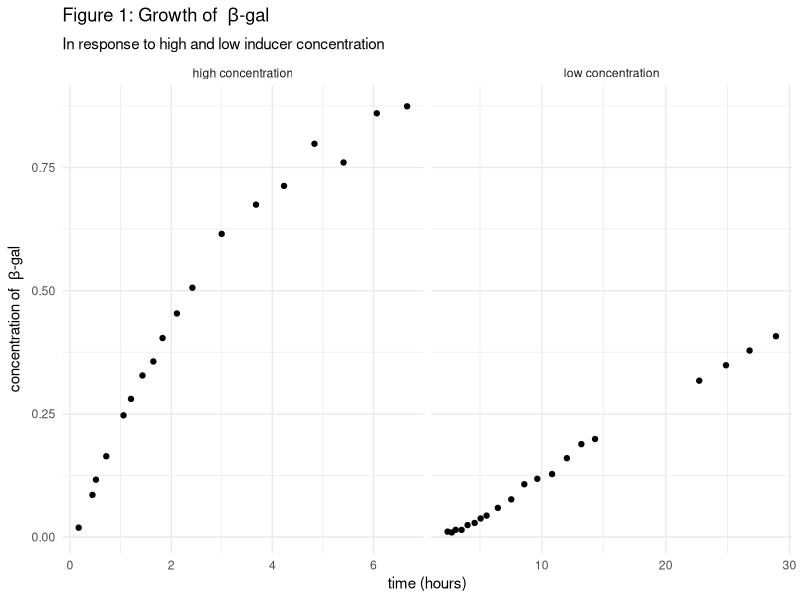
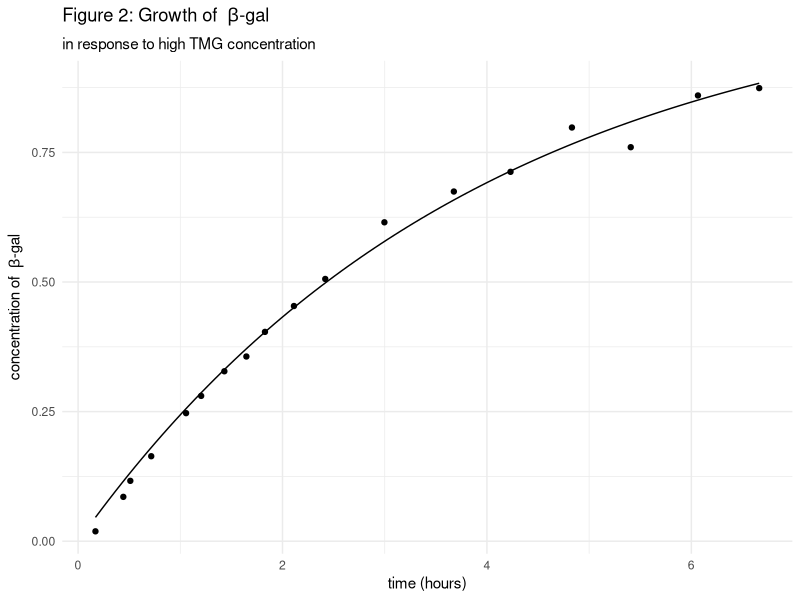
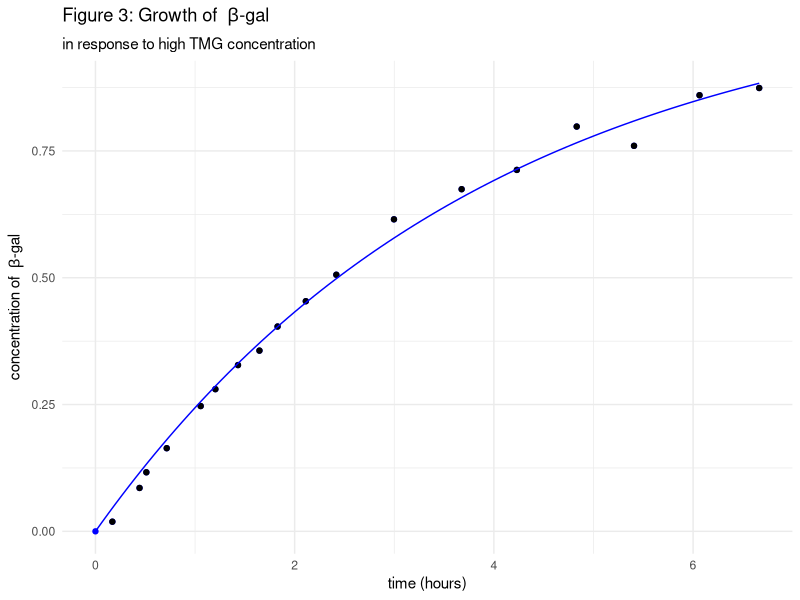
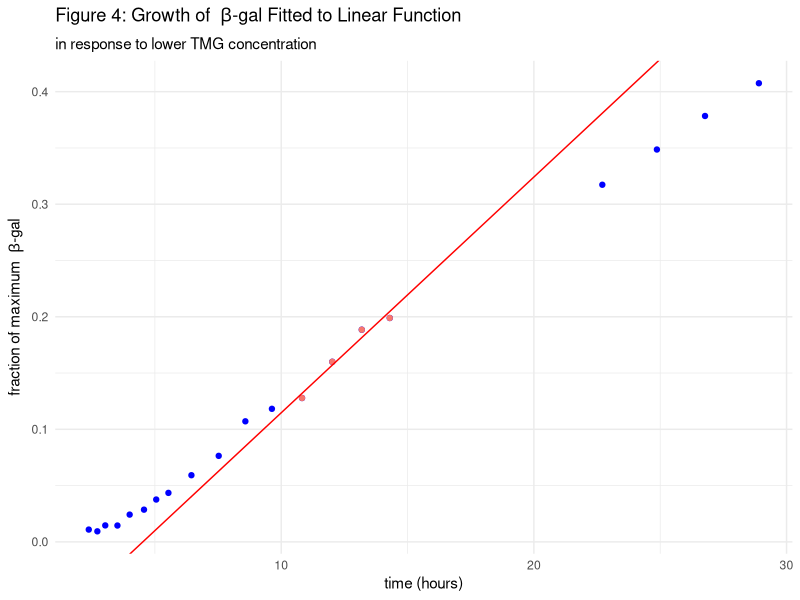
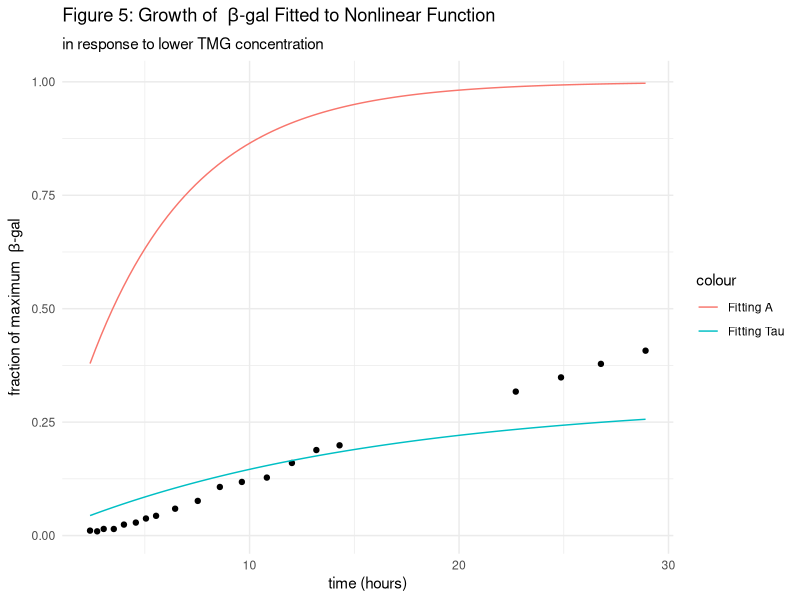
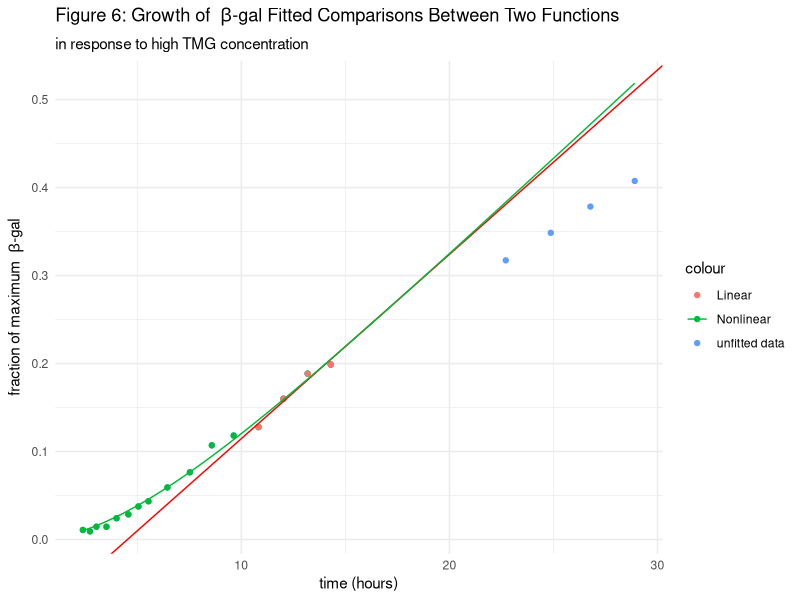

Recreate these plots in R, in order.
## ---- chunk 1
knitr::opts_chunk$set(echo = FALSE)
library(tidyverse)
library(glue)
library(knitr)
theme_set(theme_minimal())

## ---- chunk 2
#import A;
novick_a <- read.csv("data/g149novickA.csv", header = FALSE) 
novick_a <- novick_a %>%   
  # separate columns and add titles;
  separate_wider_delim(1, ",", names = c("t", "concentration")) %>%
  # render as number
  mutate_if(is.character, as.numeric)

#import B; 
novick_b <- read.csv("data/g149novickB.csv", header = FALSE) 
novick_b <- novick_b %>%   
  # separate columns and add titles;
  separate_wider_delim(1, ",", names = c("t", "concentration")) %>% 
  # render as number
  mutate_if(is.character, as.numeric) 
## ---- chunk 3

# combine both datasets
data_comb <- novick_a %>% 
  mutate(data = "high concentration") %>%
  rbind(mutate(novick_b, data = "low concentration"))
  

data_comb %>%
  ggplot(aes(x = t, y = concentration)) +
  labs(
    title = expression(paste("Figure 1: Growth of  ", beta, "-gal")), 
    subtitle = "In response to high and low inducer concentration",
    x = "time (hours)", 
    y = expression(paste("concentration of  ", beta, "-gal"))
  ) + geom_point() +
  facet_wrap(~data_comb$data, scales = "free_x")

## ---- chunk 4
#define function
growth_a <- function (t, ampl, tau) (ampl*(1- exp(-(t/tau))))
  
#fit function without (0,0)
a_q2_fn <- nls(novick_a$concentration ~ growth_a(t, ampl, tau), data = novick_a, start = list(ampl = 1.26, tau = 2.62))

# store coefficients
coef_a2 <- coef(a_q2_fn)
coef_a2_df <- data.frame(data = "dataset A", values = signif(coef_a2, 4))

# plot fitted curve over data
novick_a %>%
  ggplot(aes(x = t, y = concentration)) + 
  geom_point(data = novick_a) + 
  labs( 
    title = expression(paste("Figure 2: Growth of  ", beta, "-gal")), 
    subtitle = "in response to high TMG concentration", 
    x = "time (hours)", 
    y = expression(paste("concentration of  ", beta, "-gal"))
  )+
  stat_function(fun = growth_a, 
                args = c(ampl = coef_a2[[1]], 
                         tau = coef_a2[[2]]))
kable(coef_a2_df)
## ---- chunk 5

#fit data with (0,0)

# add (0,0) to data
a_q3_df <- novick_a %>%
  rbind(c(0,0))
# fit data again
a_q3_fit <- nls(a_q3_df$concentration ~ growth_a(t, ampl, tau), data = a_q3_df, start = list(ampl = 1.26, tau = 2.62))

coef_a3 <- coef(a_q3_fit)
coef_comp <- coef_a2 %>% 
  rbind (data.frame(data = "with (0,0)", values = signif(coef(a_q3_fit), 4))) 

# plot new fitted curve over data
a_q3_df %>%
  ggplot(aes(x = t, y = concentration)) + 
  geom_point(color = "blue")+
  geom_point(data = novick_a) + 
  labs( 
    title = expression(paste("Figure 3: Growth of  ", beta, "-gal")), 
    subtitle = "in response to high TMG concentration", 
    x = "time (hours)", 
    y = expression(paste("concentration of  ", beta, "-gal"))
  )+
  stat_function(color = "blue", 
                fun = growth_a, 
                args = c(ampl = coef_a3[[1]], 
                         tau = coef_a3[[2]]))
kable(coef_comp)
print(summary(a_q3_fit))

## predict and calculate MSE for model
a_q3_pred <- predict(a_q3_fit, newdata = data.frame(t = a_q3_df$t))
a_q3_mse <- mean((a_q3_df$concentration - a_q3_pred)^2)

## ---- chunk 6
# get data for 10<=t<=15
b_q2 <- novick_b %>% 
  filter(t >= 10) %>% 
  filter(t <= 15)
# fit straight line for 10<= t <= 15

b_q2_fit <- lm(b_q2$concentration ~ b_q2$t)
coef_b2 <- coef(b_q2_fit)
b_q2_summ <- summary(b_q2_fit)

print(coef_b2)

  # plot
novick_b %>%
  ggplot(aes(x = t, y = concentration)) + 
  geom_point(color = "blue") + 
  geom_point(data = b_q2, aes(color = "red"))+ 
  labs(
    title = expression(paste("Figure 4: Growth of  ", beta, 
                             "-gal Fitted to Linear Function")), 
    subtitle = "in response to lower TMG concentration", 
    x = "time (hours)", 
    y = expression(paste("fraction of maximum  ", beta, "-gal"))
  ) + 
  geom_abline(color = "red",
    intercept = coef_b2[[1]], 
    slope = coef_b2[[2]])  + 
  theme(legend.position = "none")

# compare fit
print(b_q2_summ)

# fit same line over the entire dataset
# predict with linear model with entire dataset
b_q2_pred <- predict(b_q2_fit, newdata = data.frame(t = b_q2$t))
b_q2_mse <- mean((b_q2$concentration - b_q2_pred)^2)

b_q2_pred_all <- predict(b_q2_fit, newdata = data.frame(t = novick_b$t))
b_q2_mse_all <- mean((novick_b$concentration - b_q2_pred_all)^2)

tibble(MSE = c(b_q2_mse, b_q2_mse_all)) %>%
  signif(3) %>%
  mutate(data = c("10<= t <= 15", "entire dataset")) %>%
  print()


## ---- chunk 7
# fit function from a
# define function
growth_b3 <- function (t, ampl, tau) (ampl*(1- exp(-(t/tau))))

# generate an example function
# downscale function from A

# plot the fitted function
novick_b %>%
  ggplot(aes(x = t, y = concentration)) + 
  geom_point() + 
  labs( 
    title = expression(paste("Figure 5: Growth of  ", beta, 
                             "-gal Fitted to Nonlinear Function")), 
    subtitle = "in response to lower TMG concentration", 
    x = "time (hours)", 
    y = expression(paste("fraction of maximum  ", beta, "-gal"))
  )  +
  stat_function(aes(color = "Fitting Tau"),
    fun = growth_b3, 
                args = c(ampl = 0.3, 
                         tau = 15)) +
  stat_function(aes(color = "Fitting A"),
                fun = growth_b3, 
                args = c(ampl = 1, 
                         tau = 5)) 
## ---- chunk 8
# Separate data for t<= 15

b_q4_df <- novick_b %>%
  filter(t <= 15)


# define function
growth_b4 <- function (t, beta, tau) (beta * (-1 + t/tau + exp(-t/tau)))

# fit function
b_q4 <- nls(b_q4_df$concentration ~ growth_b4(t, beta, tau), 
            data = b_q4_df, start = list(beta = 1, tau = 4))

coef_b4 <- coef(b_q4)

# plot the new fitted function
# the data of t>15 is in blue and the rest is in red

b_q4_df %>%
  ggplot(aes(x = t, y = concentration)) +
  geom_point(data = novick_b, aes(color = 'unfitted data'))+
  geom_point(aes(color = 'Nonlinear'))+
  geom_point(data = b_q2, aes(color = 'Linear')) + 
  labs( 
    title = expression(paste("Figure 6: Growth of  ", beta, 
                             "-gal Fitted Comparisons Between Two Functions")), 
    subtitle = "in response to high TMG concentration", 
    x = "time (hours)", 
    y = expression(paste("fraction of maximum  ", beta, "-gal"))
    ) +
  geom_abline(color = "red", 
              intercept = coef_b2[[1]], 
              slope = coef_b2[[2]]) +
  stat_function(aes(color = 'Nonlinear'), 
                fun = growth_b4, 
                args = c(beta = coef_b4[[1]], 
                         tau = coef_b4[[2]]))

b_q4 %>% 
  summary() %>%
  print()
## ---- chunk 9
kable(signif(novick_a, 3))
kable(signif(novick_b, 3))
